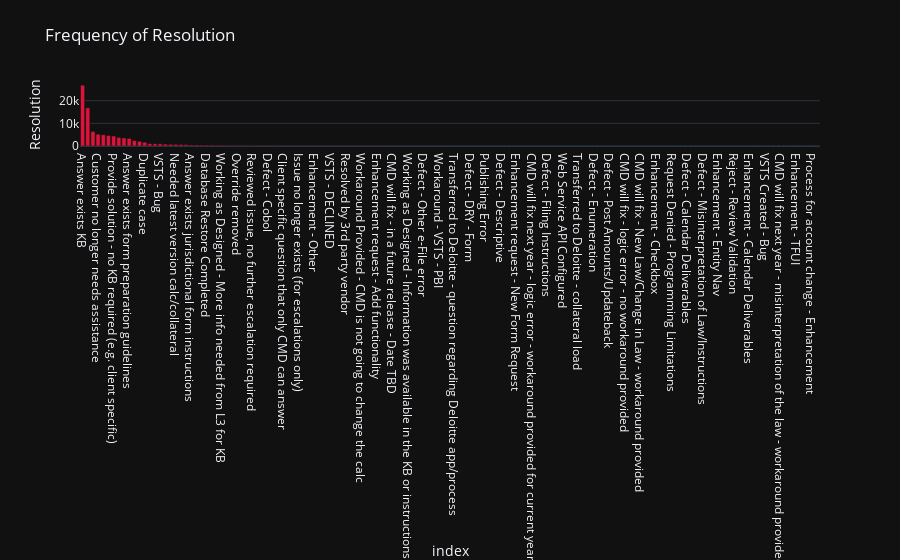

Notebook source saved alongside this figure:
### Code cell
typecounts = df["Resolution"].value_counts()
typecounts = pd.DataFrame(typecounts).reset_index()
fig = px.bar(typecounts, 
             x="index", 
             y="Resolution",  
             title="Frequency of Resolution",
             color_discrete_sequence=["#DC143C"], template='plotly_dark')
fig.show()

### Figure 1 — Plotly figure (JSON) as saved in the notebook; plotly's stock layout.template omitted (floating-point values rounded to 4 significant figures; data arrays with more than 128 entries replaced by an {"elided": "..."} marker saying what was removed)
{"data": [{"alignmentgroup": "True", "hovertemplate": "index=%{x}<br>Resolution=%{y}<extra></extra>", "legendgroup": "", "marker": {"color": "#DC143C", "pattern": {"shape": ""}}, "name": "", "offsetgroup": "", "orientation": "v", "showlegend": false, "textposition": "auto", "type": "bar", "x": {"elided": "143 str values"}, "xaxis": "x", "y": {"elided": "143 int values"}, "yaxis": "y"}], "layout": {"barmode": "relative", "legend": {"tracegroupgap": 0}, "title": {"text": "Frequency of Resolution"}, "xaxis": {"anchor": "y", "domain": [0, 1], "title": {"text": "index"}}, "yaxis": {"anchor": "x", "domain": [0, 1], "title": {"text": "Resolution"}}}}
